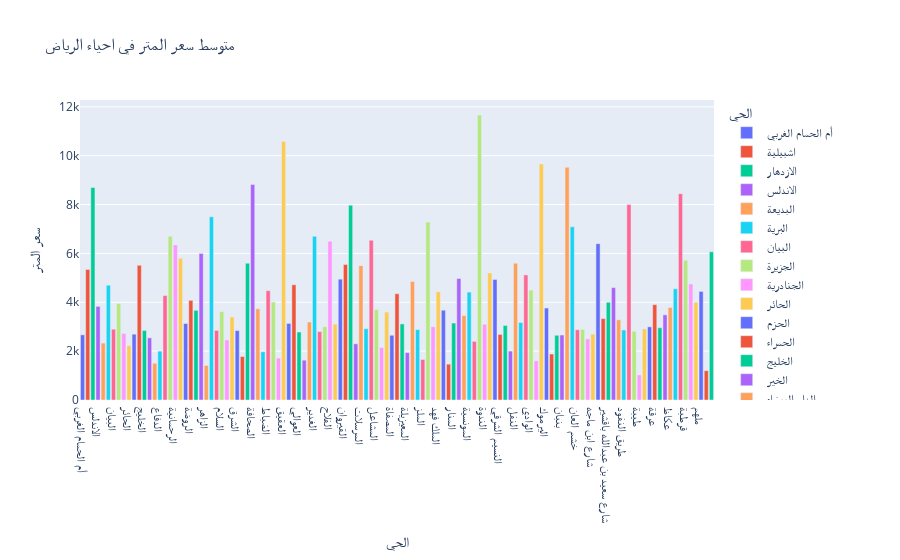

The cell this chart's notebook holds for it:
### Code cell
fig = px.bar(
            average_price_per_district,
            x='الحي',
            y ='سعر المتر',
            color = "الحي",
            title="متوسط سعر المتر في احياء الرياض ",
            labels={'الحي': 'الحي', 'السعر الاجمالي': 'السعر الإجمالي'}
        )
fig.show()
